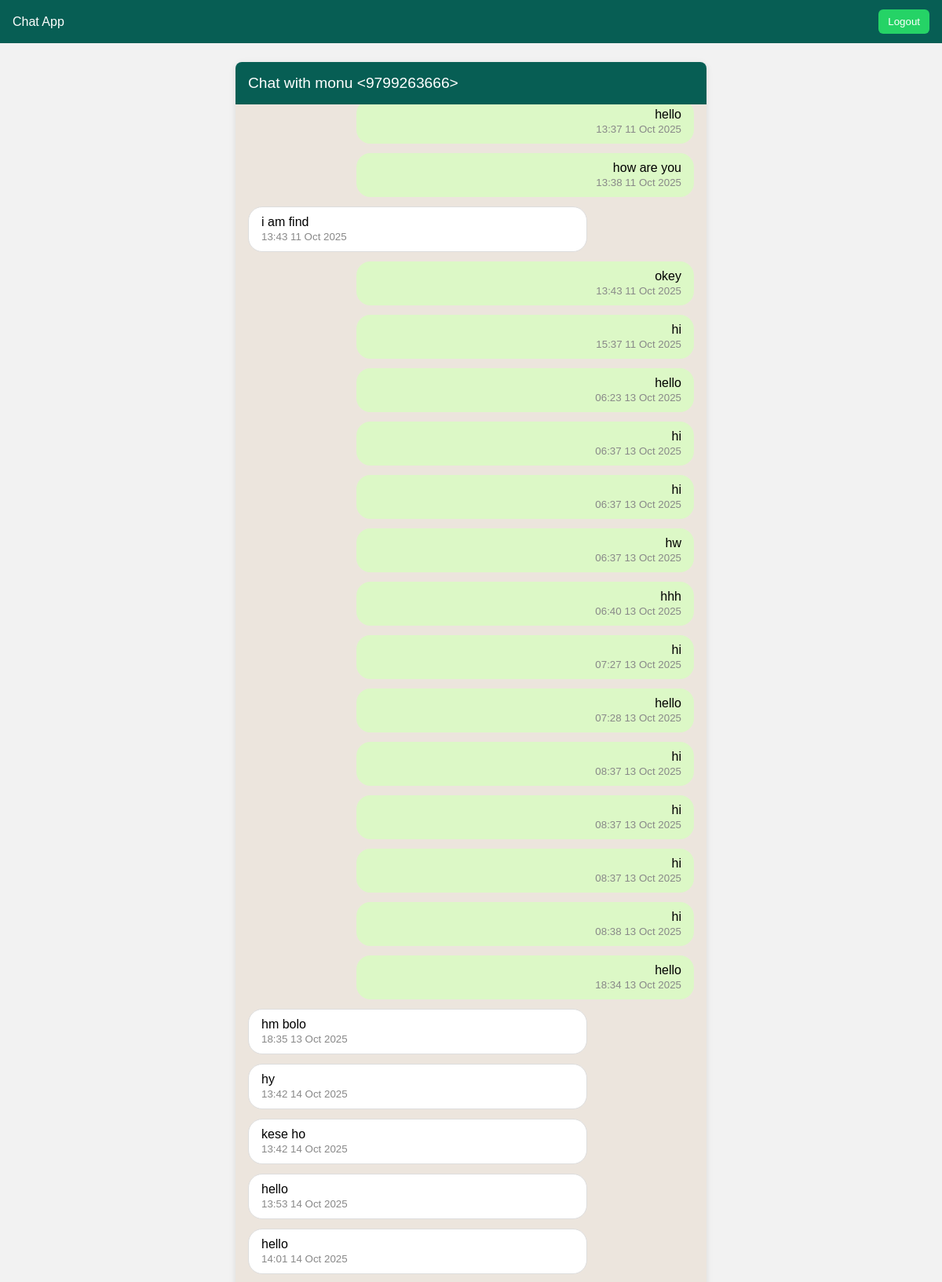
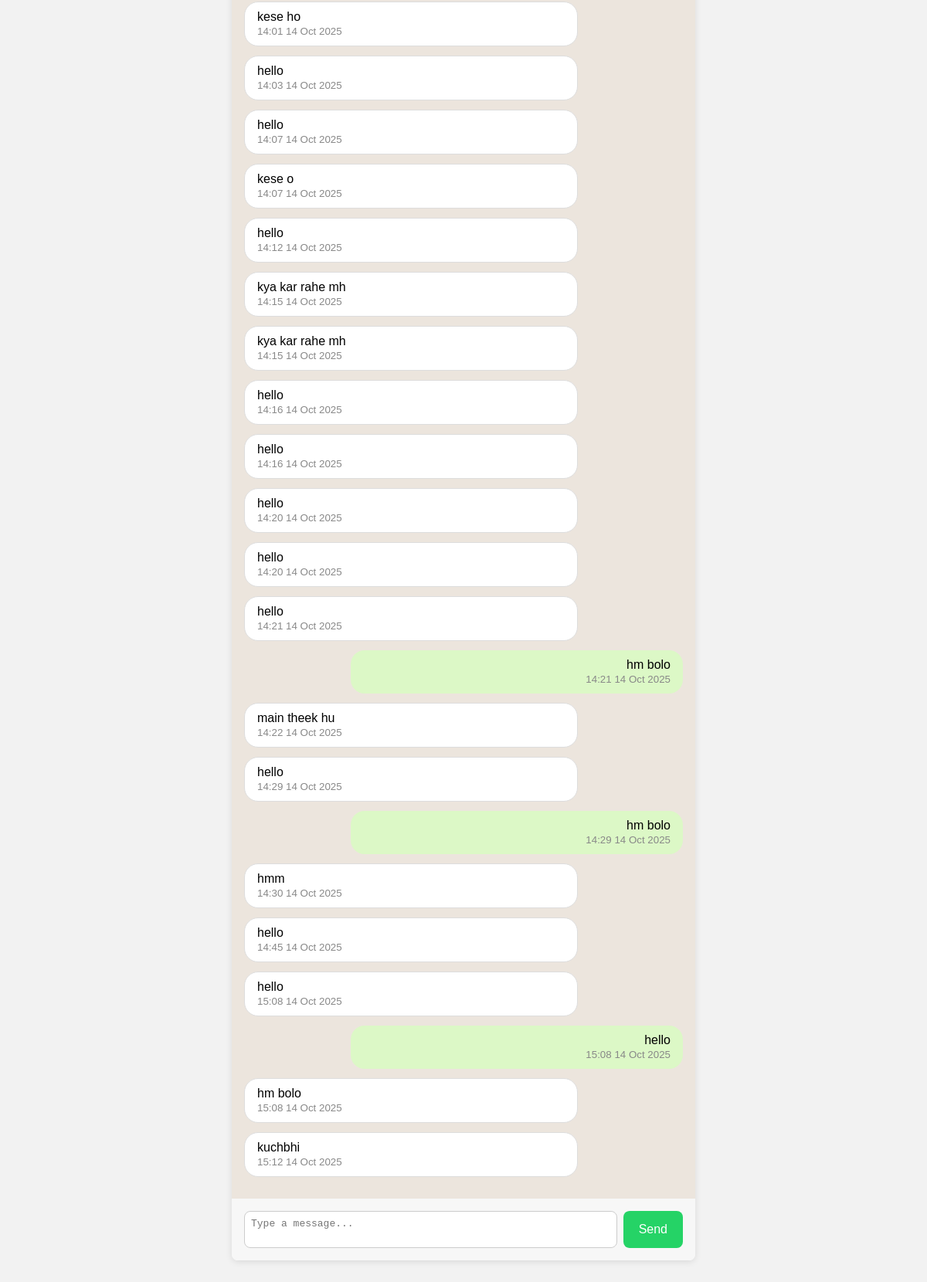
The app's page /chat/9799263666/ (signed in) with its own data (2 pictures, top to bottom).
### chat/models.py (models this page shows, shortened)
class ChatUser(models.Model):
	id = models.AutoField(primary_key=True)
	name = models.CharField(max_length=150)
	number = models.CharField(max_length=50, unique=True)
	password = models.CharField(max_length=128)  # store hashed or plain depending on implementation

class ChatMessage(models.Model):
	sender = models.ForeignKey(ChatUser, related_name='sent_chat_messages', on_delete=models.CASCADE)
	receiver = models.ForeignKey(ChatUser, related_name='received_chat_messages', on_delete=models.CASCADE)
	content = models.TextField()
	timestamp = models.DateTimeField(auto_now_add=True)
	is_delivered = models.BooleanField(default=False)
	is_seen = models.BooleanField(default=False)

### chat/views.py (the view)
# urls.py: path('chat/<str:username>/', views.chat_view, name='chat'),
def chat_view(request, username):
	user = get_logged_in_user(request)
	if not user:
		return redirect('login')
	receiver = get_object_or_404(ChatUser, number=username)
	messages = ChatMessage.objects.filter(
		(Q(sender=user) & Q(receiver=receiver)) |
		(Q(sender=receiver) & Q(receiver=user))
	).order_by('timestamp')
	ids = sorted([str(user.id), str(receiver.id)])
	room_name = '_'.join(ids)
	if request.method == 'POST':
		content = request.POST.get('content')
		if content:
			ChatMessage.objects.create(sender=user, receiver=receiver, content=content)
		return redirect('chat', username=receiver.number)
	return render(request, 'chat_app/chat.html', {
		'receiver': receiver,
		'messages': messages,
		'current_user': user,
		'room_name': room_name,
	})

### chat/views.py (called while the page is built)
def get_logged_in_user(request):
	user_id = request.session.get('chat_user_id')
	if not user_id:
		return None
	try:
		return ChatUser.objects.get(id=user_id)
	except ChatUser.DoesNotExist:
		return None

### chat/templates/chat_app/chat.html (shortened to what this page needs)
{% extends 'chat_app/base.html' %}
{% block content %}
<div class="chat-container"
     style="max-width:600px;margin:20px auto;background:#fff;border-radius:8px;box-shadow:0 2px 8px rgba(0,0,0,0.1);display:flex;flex-direction:column;height:70vh;">
    <div class="chat-header"
         style="background:#075e54;color:#fff;padding:16px;font-size:1.2em;border-top-left-radius:8px;border-top-right-radius:8px;">
        Chat with {{ receiver.name }} &lt;{{ receiver.number }}&gt;
    </div>
    <div class="chat-messages" id="chat-messages"
         style="flex:1;padding:16px;overflow-y:auto;background:#ece5dd;">
        {% for msg in messages %}
            <div class="message {% if msg.sender.id == current_user.id %}sent{% else %}received{% endif %}"
                 style="margin-bottom:12px;max-width:70%;padding:10px 16px;border-radius:18px;clear:both;
                        {% if msg.sender.id == current_user.id %}background:#dcf8c6;margin-left:auto;text-align:right;
                        {% else %}background:#fff;margin-right:auto;text-align:left;border:1px solid #ddd;
                        {% endif %}">
                <div>{{ msg.content|linebreaksbr }}</div>
                <small style="color:#888;">{{ msg.timestamp|date:"H:i d M Y" }}</small>
            </div>
        {% empty %}
            <div style="text-align:center;color:#888;">No messages yet.</div>
        {% endfor %}
    </div>
    <form id="chat-form" method="post" class="chat-input"
          style="display:flex;padding:16px;background:#f7f7f7;border-bottom-left-radius:8px;border-bottom-right-radius:8px;">
        <textarea id="chat-message-input" name="content" rows="2" placeholder="Type a message..." required
                  style="flex:1;resize:none;border-radius:8px;border:1px solid #ccc;padding:8px;font-size:1em;"></textarea>
        <button id="chat-message-submit" type="submit"
                style="background:#25d366;color:#fff;border:none;border-radius:8px;padding:8px 20px;margin-left:8px;font-size:1em;cursor:pointer;">
            Send
        </button>
    </form>
</div>
{% endblock %}

### chat/templates/chat_app/base.html (style rules this page uses)
body { font-family: Arial, sans-serif; background:#f2f2f2; margin:0 }

### records on screen
ChatUser: name "monu", number "9799263666"
ChatMessage: content "hello", timestamp "13:37 11 Oct 2025"
ChatMessage: content "how are you", timestamp "13:38 11 Oct 2025"
ChatMessage: content "i am find", timestamp "13:43 11 Oct 2025"
ChatMessage: content "okey", timestamp "13:43 11 Oct 2025"
ChatMessage: content "hi", timestamp "15:37 11 Oct 2025"
ChatMessage: content "hello", timestamp "06:23 13 Oct 2025"
ChatMessage: content "hi", timestamp "06:37 13 Oct 2025"
ChatMessage: content "hi", timestamp "06:37 13 Oct 2025"
ChatMessage: content "hw", timestamp "06:37 13 Oct 2025"
ChatMessage: content "hhh", timestamp "06:40 13 Oct 2025"
ChatMessage: content "hi", timestamp "07:27 13 Oct 2025"
ChatMessage: content "hello", timestamp "07:28 13 Oct 2025"
ChatMessage: content "hi", timestamp "08:37 13 Oct 2025"
ChatMessage: content "hi", timestamp "08:37 13 Oct 2025"
ChatMessage: content "hi", timestamp "08:37 13 Oct 2025"
ChatMessage: content "hi", timestamp "08:38 13 Oct 2025"
ChatMessage: content "hello", timestamp "18:34 13 Oct 2025"
ChatMessage: content "hm bolo", timestamp "18:35 13 Oct 2025"
ChatMessage: content "hy", timestamp "13:42 14 Oct 2025"
ChatMessage: content "kese ho", timestamp "13:42 14 Oct 2025"
ChatMessage: content "hello", timestamp "13:53 14 Oct 2025"
ChatMessage: content "hello", timestamp "14:01 14 Oct 2025"
ChatMessage: content "kese ho", timestamp "14:01 14 Oct 2025"
ChatMessage: content "hello", timestamp "14:03 14 Oct 2025"
ChatMessage: content "hello", timestamp "14:07 14 Oct 2025"
ChatMessage: content "kese o", timestamp "14:07 14 Oct 2025"
ChatMessage: content "hello", timestamp "14:12 14 Oct 2025"
ChatMessage: content "kya kar rahe mh", timestamp "14:15 14 Oct 2025"
ChatMessage: content "kya kar rahe mh", timestamp "14:15 14 Oct 2025"
ChatMessage: content "hello", timestamp "14:16 14 Oct 2025"
ChatMessage: content "hello", timestamp "14:16 14 Oct 2025"
ChatMessage: content "hello", timestamp "14:20 14 Oct 2025"
ChatMessage: content "hello", timestamp "14:20 14 Oct 2025"
ChatMessage: content "hello", timestamp "14:21 14 Oct 2025"
ChatMessage: content "hm bolo", timestamp "14:21 14 Oct 2025"
ChatMessage: content "main theek hu", timestamp "14:22 14 Oct 2025"
ChatMessage: content "hello", timestamp "14:29 14 Oct 2025"
ChatMessage: content "hm bolo", timestamp "14:29 14 Oct 2025"
ChatMessage: content "hmm", timestamp "14:30 14 Oct 2025"
ChatMessage: content "hello", timestamp "14:45 14 Oct 2025"
ChatMessage: content "hello", timestamp "15:08 14 Oct 2025"
ChatMessage: content "hello", timestamp "15:08 14 Oct 2025"
ChatMessage: content "hm bolo", timestamp "15:08 14 Oct 2025"
ChatMessage: content "kuchbhi", timestamp "15:12 14 Oct 2025"
